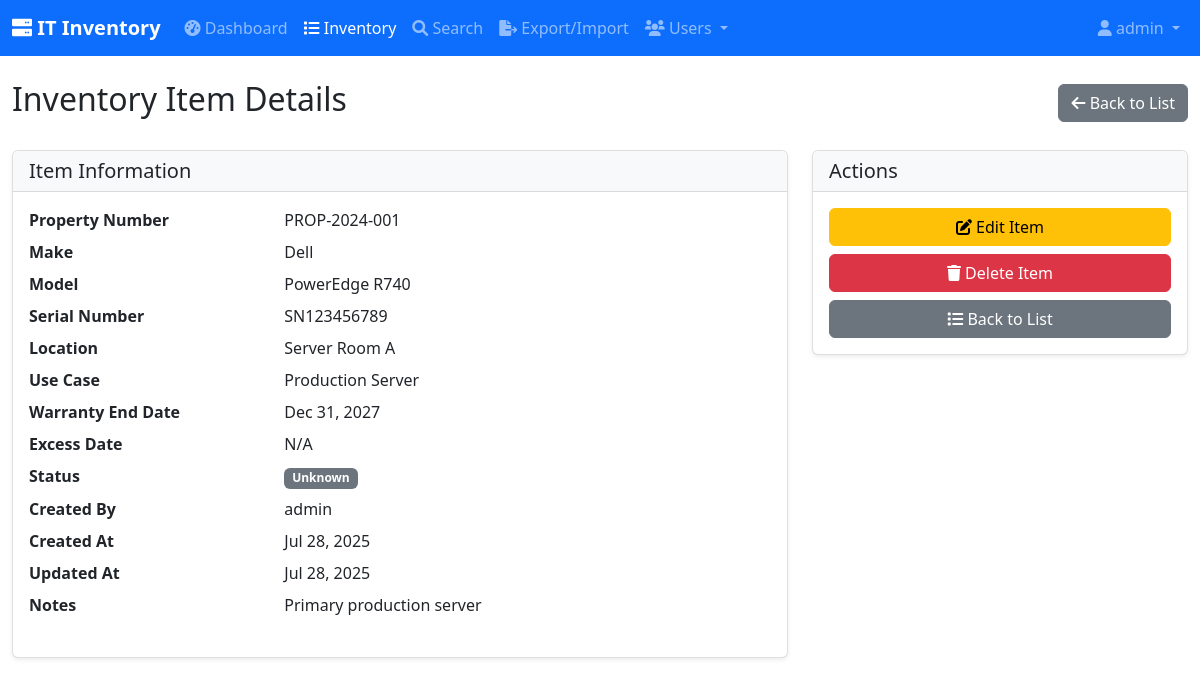
The app's page /index.php?page=inventory&action=view&id=1 (signed in) with its own data.
### tables this page shows
CREATE TABLE IF NOT EXISTS inventory (
    id INT AUTO_INCREMENT PRIMARY KEY,
    make VARCHAR(100) NOT NULL,
    model VARCHAR(100) NOT NULL,
    serial_number VARCHAR(100) UNIQUE NOT NULL,
    property_number VARCHAR(100) UNIQUE NOT NULL,
    warranty_end_date DATE,
    excess_date DATE,
    use_case_id INT,
    location_id INT,
    notes TEXT,
    status ENUM('active', 'excess', 'disposed', 'maintenance') DEFAULT 'active',
    created_by INT,
    created_at TIMESTAMP DEFAULT CURRENT_TIMESTAMP,
    updated_at TIMESTAMP DEFAULT CURRENT_TIMESTAMP ON UPDATE CURRENT_TIMESTAMP,
    FOREIGN KEY (use_case_id) REFERENCES use_cases(id) ON DELETE SET NULL,
    FOREIGN KEY (location_id) REFERENCES locations(id) ON DELETE SET NULL,
    FOREIGN KEY (created_by) REFERENCES users_enhanced(id) ON DELETE SET NULL
);

CREATE TABLE IF NOT EXISTS locations (
    id INT AUTO_INCREMENT PRIMARY KEY,
    name VARCHAR(100) NOT NULL,
    description TEXT,
    created_at TIMESTAMP DEFAULT CURRENT_TIMESTAMP
);

CREATE TABLE IF NOT EXISTS use_cases (
    id INT AUTO_INCREMENT PRIMARY KEY,
    name VARCHAR(100) NOT NULL,
    description TEXT,
    created_at TIMESTAMP DEFAULT CURRENT_TIMESTAMP
);

CREATE TABLE IF NOT EXISTS users (
    id INT AUTO_INCREMENT PRIMARY KEY,
    username VARCHAR(50) UNIQUE NOT NULL,
    password_hash VARCHAR(255) NOT NULL,
    email VARCHAR(100) UNIQUE NOT NULL,
    full_name VARCHAR(100),
    role ENUM('admin', 'user') DEFAULT 'user',
    created_at TIMESTAMP DEFAULT CURRENT_TIMESTAMP,
    updated_at TIMESTAMP DEFAULT CURRENT_TIMESTAMP ON UPDATE CURRENT_TIMESTAMP
);

### pages/inventory/view.php (the view, shortened to what this page needs)
<?php
require_once 'includes/functions.php';
$id = intval($_GET['id'] ?? 0);
$database = new Database();
$db = $database->connect();
$query = "SELECT i.*, l.name as location_name, uc.name as use_case_name, u.username as created_by_username
          FROM inventory i
          LEFT JOIN locations l ON i.location_id = l.id
          LEFT JOIN use_cases uc ON i.use_case_id = uc.id
          LEFT JOIN users u ON i.created_by = u.id
          WHERE i.id = :id";
$stmt = $db->prepare($query);
$stmt->bindParam(':id', $id);
$stmt->execute();
$item = $stmt->fetch();
?>
<div class="d-flex justify-content-between align-items-center mb-4">
    <h1 class="h2">Inventory Item Details</h1>
    <a href="index.php?page=inventory" class="btn btn-secondary">
        <i class="fas fa-arrow-left"></i> Back to List
    </a>
</div>
<div class="row">
    <div class="col-md-8">
        <div class="card">
            <div class="card-header">
                <h5 class="mb-0">Item Information</h5>
            </div>
            <div class="card-body">
                <dl class="row">
                    <dt class="col-sm-4">Property Number</dt>
                    <dd class="col-sm-8"><?php echo htmlspecialchars($item['property_number']); ?></dd>
                    <dt class="col-sm-4">Make</dt>
                    <dd class="col-sm-8"><?php echo htmlspecialchars($item['make']); ?></dd>
                    <dt class="col-sm-4">Model</dt>
                    <dd class="col-sm-8"><?php echo htmlspecialchars($item['model']); ?></dd>
                    <dt class="col-sm-4">Serial Number</dt>
                    <dd class="col-sm-8"><?php echo htmlspecialchars($item['serial_number']); ?></dd>
                    <dt class="col-sm-4">Location</dt>
                    <dd class="col-sm-8"><?php echo htmlspecialchars($item['location_name'] ?? 'N/A'); ?></dd>
                    <dt class="col-sm-4">Use Case</dt>
                    <dd class="col-sm-8"><?php echo htmlspecialchars($item['use_case_name'] ?? 'N/A'); ?></dd>
                    <dt class="col-sm-4">Warranty End Date</dt>
                    <dd class="col-sm-8"><?php echo formatDate($item['warranty_end_date']); ?></dd>
                    <dt class="col-sm-4">Excess Date</dt>
                    <dd class="col-sm-8"><?php echo formatDate($item['excess_date']); ?></dd>
                    <dt class="col-sm-4">Status</dt>
                    <dd class="col-sm-8"><?php echo displayStatusBadge($item['status']); ?></dd>
                    <dt class="col-sm-4">Created By</dt>
                    <dd class="col-sm-8"><?php echo htmlspecialchars($item['created_by_username'] ?? 'Unknown'); ?></dd>
                    <dt class="col-sm-4">Created At</dt>
                    <dd class="col-sm-8"><?php echo formatDate($item['created_at']); ?></dd>
                    <dt class="col-sm-4">Updated At</dt>
                    <dd class="col-sm-8"><?php echo formatDate($item['updated_at']); ?></dd>
                    <?php if ($item['notes']): ?>
                    <dt class="col-sm-4">Notes</dt>
                    <dd class="col-sm-8"><?php echo nl2br(htmlspecialchars($item['notes'])); ?></dd>
                    <?php endif; ?>
                </dl>
            </div>
        </div>
    </div>
    <div class="col-md-4">
        <div class="card">
            <div class="card-header">
                <h5 class="mb-0">Actions</h5>
            </div>
            <div class="card-body">
                <a href="index.php?page=inventory&action=edit&id=<?php echo $item['id']; ?>"
                   class="btn btn-warning w-100 mb-2">
                    <i class="fas fa-edit"></i> Edit Item
                </a>
                <a href="index.php?page=inventory&action=delete&id=<?php echo $item['id']; ?>"
                   class="btn btn-danger w-100 mb-2"
                   onclick="return confirm('Are you sure you want to delete this item?')">
                    <i class="fas fa-trash"></i> Delete Item
                </a>
                <a href="index.php?page=inventory" class="btn btn-secondary w-100">
                    <i class="fas fa-list"></i> Back to List
                </a>
            </div>
        </div>
    </div>
</div>

### includes/functions.php (shortened to what this page needs)
<?php
function formatDate($date) {
    if (empty($date)) return 'N/A';
    return date('M j, Y', strtotime($date));
}
function displayStatusBadge($status) {
    $badges = [
        'active' => '<span class="badge bg-success">Active</span>',
        'excess' => '<span class="badge bg-warning">Excess</span>',
        'disposed' => '<span class="badge bg-danger">Disposed</span>',
        'maintenance' => '<span class="badge bg-info">Maintenance</span>'
    ];
    return $badges[$status] ?? '<span class="badge bg-secondary">Unknown</span>';
}
?>

### assets/css/custom.css (style rules this page uses)
body { font-family: 'Segoe UI', Tahoma, Geneva, Verdana, sans-serif; }
.card { box-shadow: 0 0.125rem 0.25rem rgba(0, 0, 0, 0.075); border: 1px solid rgba(0, 0, 0, 0.125); }
.card-header { background-color: #f8f9fa; border-bottom: 1px solid rgba(0, 0, 0, 0.125); }
.badge { font-size: 0.75em; padding: 0.35em 0.65em; }

### records on screen
inventory: property_number "PROP-2024-001", make "Dell", model "PowerEdge R740", serial_number "SN123456789", location.name "Server Room A", use_case.name "Production Server", warranty_end_date "Dec 31, 2027", excess_date "N/A", status "Unknown", users.username "admin", created_at "Jul 28, 2025", updated_at "Jul 28, 2025", notes "Primary production server"

### other values on screen
$_SESSION['username'] "admin"
